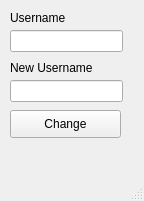
<?xml version="1.0" encoding="UTF-8"?>
<ui version="4.0">
 <class>change_username</class>
 <widget class="QMainWindow" name="change_username">
  <property name="geometry">
   <rect>
    <x>0</x>
    <y>0</y>
    <width>144</width>
    <height>201</height>
   </rect>
  </property>
  <property name="windowTitle">
   <string>Change Username</string>
  </property>
  <widget class="QWidget" name="centralwidget">
   <widget class="QLabel" name="username">
    <property name="geometry">
     <rect>
      <x>10</x>
      <y>10</y>
      <width>91</width>
      <height>16</height>
     </rect>
    </property>
    <property name="text">
     <string>Username</string>
    </property>
   </widget>
   <widget class="QLineEdit" name="username_input">
    <property name="geometry">
     <rect>
      <x>10</x>
      <y>30</y>
      <width>113</width>
      <height>22</height>
     </rect>
    </property>
    <property name="sizePolicy">
     <sizepolicy hsizetype="Fixed" vsizetype="Fixed">
      <horstretch>0</horstretch>
      <verstretch>0</verstretch>
     </sizepolicy>
    </property>
   </widget>
   <widget class="QLabel" name="new_username">
    <property name="geometry">
     <rect>
      <x>10</x>
      <y>60</y>
      <width>101</width>
      <height>16</height>
     </rect>
    </property>
    <property name="text">
     <string>New Username</string>
    </property>
   </widget>
   <widget class="QLineEdit" name="new_username_input">
    <property name="geometry">
     <rect>
      <x>10</x>
      <y>80</y>
      <width>113</width>
      <height>22</height>
     </rect>
    </property>
    <property name="sizePolicy">
     <sizepolicy hsizetype="Fixed" vsizetype="Fixed">
      <horstretch>0</horstretch>
      <verstretch>0</verstretch>
     </sizepolicy>
    </property>
   </widget>
   <widget class="QPushButton" name="cuhange_username_button">
    <property name="geometry">
     <rect>
      <x>10</x>
      <y>110</y>
      <width>111</width>
      <height>28</height>
     </rect>
    </property>
    <property name="cursor">
     <cursorShape>PointingHandCursor</cursorShape>
    </property>
    <property name="text">
     <string>Change</string>
    </property>
    <property name="shortcut">
     <string>Return</string>
    </property>
   </widget>
  </widget>
  <widget class="QMenuBar" name="menubar">
   <property name="geometry">
    <rect>
     <x>0</x>
     <y>0</y>
     <width>144</width>
     <height>26</height>
    </rect>
   </property>
  </widget>
  <widget class="QStatusBar" name="statusbar"/>
 </widget>
 <resources/>
 <connections/>
</ui>
